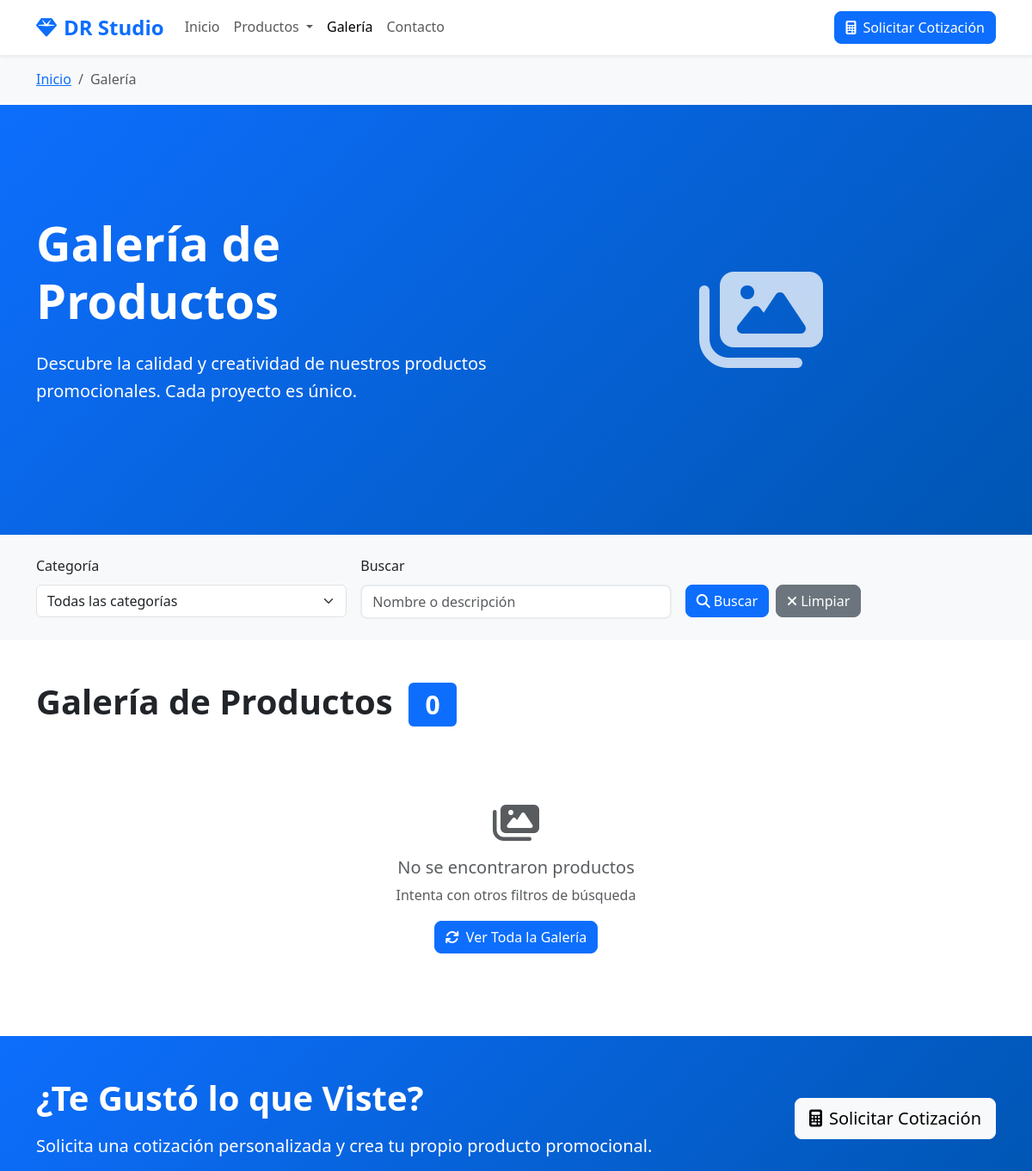
Before: /galeria.php (upper part) with the older database file.
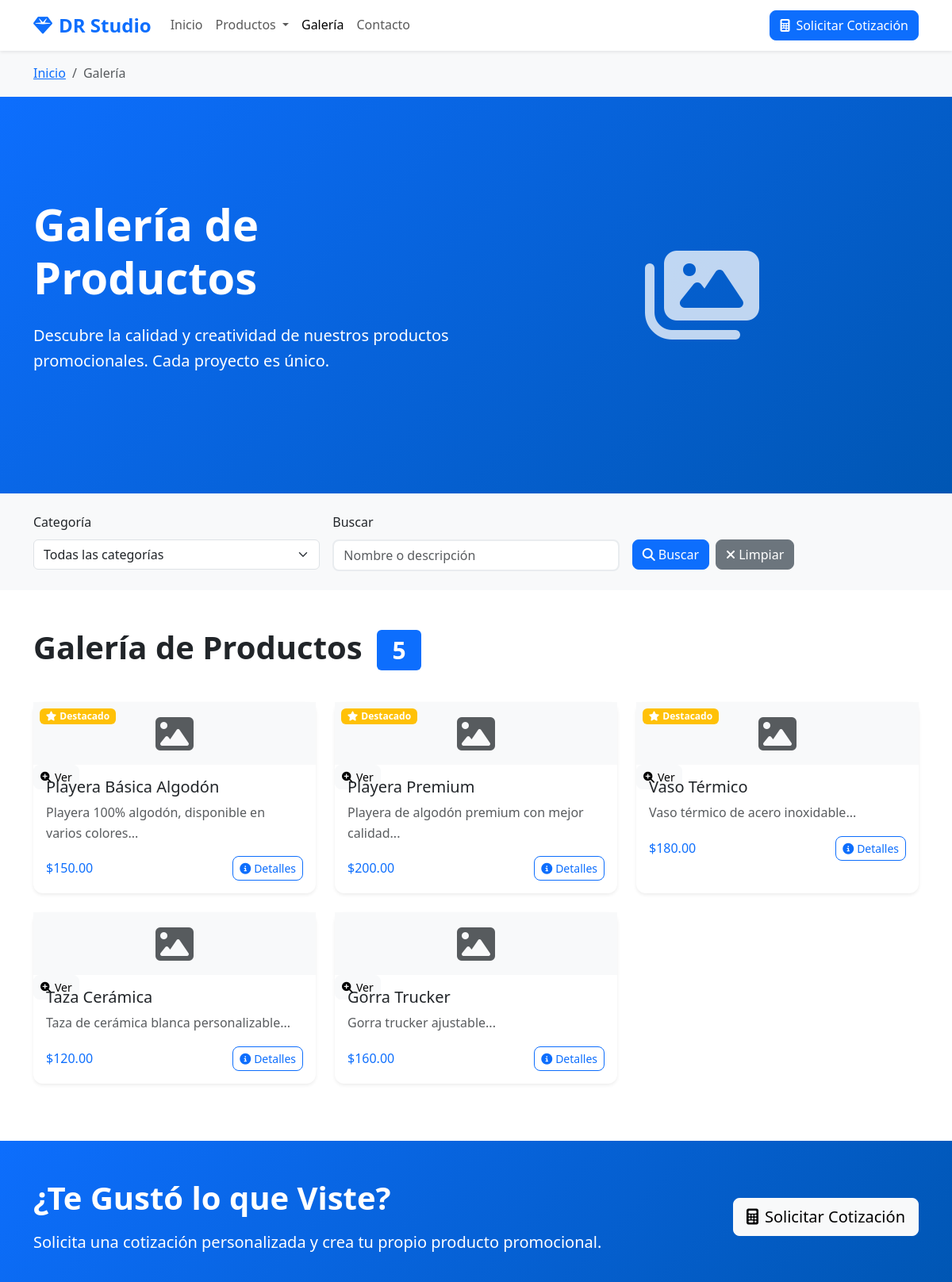
After: the same page with the newer database file.
### tables this page shows
CREATE TABLE IF NOT EXISTS productos (
    id INT PRIMARY KEY AUTO_INCREMENT,
    categoria_id INT,
    sku VARCHAR(50) UNIQUE NOT NULL,
    nombre VARCHAR(200) NOT NULL,
    descripcion TEXT,
    precio_venta DECIMAL(10,2) NOT NULL,
    costo_fabricacion DECIMAL(10,2) NOT NULL,
    tiempo_entrega INT DEFAULT 7,
    imagen_principal VARCHAR(255),
    destacado BOOLEAN DEFAULT FALSE,
    activo BOOLEAN DEFAULT TRUE,
    created_at TIMESTAMP DEFAULT CURRENT_TIMESTAMP,
    updated_at TIMESTAMP DEFAULT CURRENT_TIMESTAMP ON UPDATE CURRENT_TIMESTAMP,
    FOREIGN KEY (categoria_id) REFERENCES categorias(id) ON DELETE SET NULL
);

### includes/functions.php (called while the page is built, shortened)
<?php
function readRecords($table, $conditions = [], $limit = null, $orderBy = null) {
    global $conn;
    $sql = "SELECT * FROM $table";
    if (!empty($conditions)) {
        $whereClause = implode(' AND ', $conditions);
        $sql .= " WHERE $whereClause";
    }
    if ($orderBy) {
        $sql .= " ORDER BY $orderBy";
    }
    $result = $conn->query($sql);
    return $result ? $result->fetch_all(MYSQLI_ASSOC) : [];
}
?>

### galeria.php (the view, shortened to what this page needs)
<?php
require_once 'includes/config.php';
require_once 'includes/functions.php';
$categoria_id = $_GET['categoria'] ?? '';
$busqueda = $_GET['busqueda'] ?? '';
$conditions = ['activo = 1'];
$productos = readRecords('productos', $conditions, null, 'created_at DESC');
?>
<!DOCTYPE html>
<html lang="es">
<head>
    <link href="https://cdn.jsdelivr.net/npm/bootstrap@5.3.0/dist/css/bootstrap.min.css" rel="stylesheet">
    <link href="https://cdnjs.cloudflare.com/ajax/libs/font-awesome/6.4.0/css/all.min.css" rel="stylesheet">
    <link href="assets/css/public.css" rel="stylesheet">
</head>
<body>
    <header class="navbar navbar-expand-lg navbar-light bg-white shadow-sm sticky-top">
        <div class="container">
            <a class="navbar-brand fw-bold text-primary" href="index.php">
                <i class="fas fa-gem me-2"></i>DR Studio
            </a>
            <div class="collapse navbar-collapse" id="navbarNav">
                <ul class="navbar-nav me-auto">
                    <li class="nav-item">
                        <a class="nav-link" href="index.php">Inicio</a>
                    </li>
                    <li class="nav-item dropdown">
                        <a class="nav-link dropdown-toggle" href="#" id="productosDropdown" role="button" data-bs-toggle="dropdown">
                            Productos
                        </a>
                    </li>
                    <li class="nav-item">
                        <a class="nav-link active" href="galeria.php">Galería</a>
                    </li>
                    <li class="nav-item">
                        <a class="nav-link" href="contacto.php">Contacto</a>
                    </li>
                </ul>
                <div class="d-flex">
                    <a href="cotizacion.php" class="btn btn-primary">
                        <i class="fas fa-calculator me-2"></i>Solicitar Cotización
                    </a>
                </div>
            </div>
        </div>
    </header>
    <nav aria-label="breadcrumb" class="bg-light py-3">
        <div class="container">
            <ol class="breadcrumb mb-0">
                <li class="breadcrumb-item"><a href="index.php">Inicio</a></li>
                <li class="breadcrumb-item active">Galería</li>
            </ol>
        </div>
    </nav>
    <section class="hero-section bg-primary text-white py-5">
        <div class="container">
            <div class="row align-items-center">
                <div class="col-lg-6">
                    <h1 class="display-4 fw-bold mb-4">Galería de Productos</h1>
                    <p class="lead mb-4">Descubre la calidad y creatividad de nuestros productos promocionales. Cada proyecto es único.</p>
                </div>
                <div class="col-lg-6 text-center">
                    <i class="fas fa-images fa-8x opacity-75"></i>
                </div>
            </div>
        </div>
    </section>
    <section class="filters-section py-4 bg-light">
        <div class="container">
            <form method="GET" class="row g-3">
                <div class="col-md-4">
                    <label for="categoria" class="form-label">Categoría</label>
                    <select class="form-select" id="categoria" name="categoria">
                        <option value="">Todas las categorías</option>
                    </select>
                </div>
                <div class="col-md-4">
                    <label for="busqueda" class="form-label">Buscar</label>
                    <input type="text"
                           class="form-control"
                           id="busqueda"
                           name="busqueda"
                           value="<?php echo htmlspecialchars($busqueda); ?>"
                           placeholder="Nombre o descripción">
                </div>
                <div class="col-md-4">
                    <label class="form-label">&nbsp;</label>
                    <div class="d-flex gap-2">
                        <button type="submit" class="btn btn-primary">
                            <i class="fas fa-search"></i> Buscar
                        </button>
                        <a href="galeria.php" class="btn btn-secondary">
                            <i class="fas fa-times"></i> Limpiar
                        </a>
                    </div>
                </div>
            </form>
        </div>
    </section>
    <section class="gallery-section py-5">
        <div class="container">
            <div class="row mb-4">
                <div class="col-12">
                    <h2 class="display-6 fw-bold mb-3">
                        <?php if ($categoria_id): ?>
                            <?php
                            $categoria_seleccionada = getRecord('categorias', $categoria_id);
                            echo htmlspecialchars($categoria_seleccionada['nombre']);
                            ?>
                        <?php else: ?>
                            Galería de Productos
                        <?php endif; ?>
                        <span class="badge bg-primary ms-2"><?php echo count($productos); ?></span>
                    </h2>
                </div>
            </div>
            <?php if (!empty($productos)): ?>
            <div class="row gallery-grid">
                <?php foreach ($productos as $producto): ?>
                <div class="col-lg-4 col-md-6 mb-4" data-category="<?php echo $producto['categoria_id']; ?>">
                    <div class="card h-100 shadow-sm gallery-item">
                        <div class="gallery-image">
                            <?php if ($producto['imagen_principal']): ?>
                                <img src="uploads/productos/<?php echo htmlspecialchars($producto['imagen_principal']); ?>"
                                     class="card-img-top"
                                     alt="<?php echo htmlspecialchars($producto['nombre']); ?>"
                                     data-bs-toggle="modal"
                                     data-bs-target="#imageModal"
                                     onclick="openImageModal('<?php echo htmlspecialchars($producto['imagen_principal']); ?>', '<?php echo htmlspecialchars($producto['nombre']); ?>', '<?php echo htmlspecialchars($producto['descripcion']); ?>')">
                            <?php else: ?>
                                <div class="no-image">
                                    <i class="fas fa-image fa-3x text-muted"></i>
                                </div>
                            <?php endif; ?>
                            <div class="gallery-overlay">
                                <button type="button"
                                        class="btn btn-light btn-sm"
                                        data-bs-toggle="modal"
                                        data-bs-target="#imageModal"
                                        onclick="openImageModal('<?php echo htmlspecialchars($producto['imagen_principal']); ?>', '<?php echo htmlspecialchars($producto['nombre']); ?>', '<?php echo htmlspecialchars($producto['descripcion']); ?>')">
                                    <i class="fas fa-search-plus me-1"></i>Ver
                                </button>
                            </div>
                            <?php if ($producto['destacado']): ?>
                                <div class="badge bg-warning position-absolute top-0 start-0 m-2">
                                    <i class="fas fa-star me-1"></i>Destacado
                                </div>
                            <?php endif; ?>
                        </div>
                        <div class="card-body">
                            <h5 class="card-title"><?php echo htmlspecialchars($producto['nombre']); ?></h5>
                            <p class="card-text text-muted"><?php echo htmlspecialchars(substr($producto['descripcion'], 0, 100)); ?>...</p>
                            <div class="d-flex justify-content-between align-items-center">
                                <span class="h6 text-primary mb-0">$<?php echo number_format($producto['precio_venta'], 2); ?></span>
                                <a href="producto.php?id=<?php echo $producto['id']; ?>" class="btn btn-outline-primary btn-sm">
                                    <i class="fas fa-info-circle me-1"></i>Detalles
                                </a>
                            </div>
                        </div>
                    </div>
                </div>
                <?php endforeach; ?>
            </div>
            <?php else: ?>
            <div class="text-center py-5">
                <i class="fas fa-images fa-3x text-muted mb-3"></i>
                <h5 class="text-muted">No se encontraron productos</h5>
                <p class="text-muted">Intenta con otros filtros de búsqueda</p>
                <a href="galeria.php" class="btn btn-primary">
                    <i class="fas fa-refresh me-2"></i>Ver Toda la Galería
                </a>
            </div>
            <?php endif; ?>
        </div>
    </section>
    <section class="cta-section py-5 bg-primary text-white">
        <div class="container">
            <div class="row align-items-center">
                <div class="col-lg-8">
                    <h2 class="display-6 fw-bold mb-3">¿Te Gustó lo que Viste?</h2>
                    <p class="lead mb-0">Solicita una cotización personalizada y crea tu propio producto promocional.</p>
                </div>
                <div class="col-lg-4 text-lg-end">
                    <a href="cotizacion.php" class="btn btn-light btn-lg">
                        <i class="fas fa-calculator me-2"></i>Solicitar Cotización
                    </a>
                </div>
            </div>
        </div>
    </section>
</body>
</html>

### assets/css/public.css (style rules this page uses)
:root { --primary-color: #0d6efd; --secondary-color: #6c757d; --success-color: #198754; --danger-color: #dc3545; --warning-color: #ffc107; --info-color: #0dcaf0; --light-color: #f8f9fa; --dark-color: #212529; --font-family: 'Segoe UI', Tahoma, Geneva, Verdana, sans-serif; }
body { font-family: var(--font-family); line-height: 1.6; color: var(--dark-color); }
.navbar-brand { font-size: 1.5rem; color: var(--primary-color) !important; }
.navbar-nav .nav-link { font-weight: 500; padding: 0.5rem 1rem; transition: color 0.3s ease; }
.hero-section { background: linear-gradient(135deg, var(--primary-color) 0%, #0056b3 100%); min-height: 500px; display: flex; align-items: center; }
.no-image { height: 100%; display: flex; align-items: center; justify-content: center; background: var(--light-color); color: var(--secondary-color); }
.cta-section { background: linear-gradient(135deg, var(--primary-color) 0%, #0056b3 100%); }
.btn { border-radius: 8px; font-weight: 500; transition: all 0.3s ease; }
.btn-primary { background: var(--primary-color); border-color: var(--primary-color); }
.btn-outline-primary { color: var(--primary-color); border-color: var(--primary-color); }
.card { border-radius: 12px; border: none; box-shadow: 0 2px 10px rgba(0,0,0,0.1); transition: all 0.3s ease; }
.form-control { border-radius: 8px; border: 2px solid #e9ecef; transition: border-color 0.3s ease, box-shadow 0.3s ease; }
.fade-in { animation: fadeIn 0.6s ease-in; }

Changed rows visible on the page:
added productos: destacado 1 (drawn), nombre "Playera Básica Algodón", descripcion "Playera 100% algodón, disponible en varios colores", precio_venta "150.00"
added productos: destacado 1 (drawn), nombre "Playera Premium", descripcion "Playera de algodón premium con mejor calidad", precio_venta "200.00"
added productos: destacado 1 (drawn), nombre "Vaso Térmico", descripcion "Vaso térmico de acero inoxidable", precio_venta "180.00"
added productos: nombre "Taza Cerámica", descripcion "Taza de cerámica blanca personalizable", precio_venta "120.00"
added productos: nombre "Gorra Trucker", descripcion "Gorra trucker ajustable", precio_venta "160.00"
Other visible differences:
count($productos): "0" → "5"
text no longer shown: "No se encontraron productos Intenta con otros filtros de búsqueda Ver Toda la Galería"
